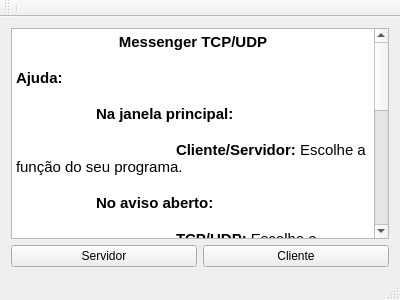
<?xml version="1.0" encoding="UTF-8"?>
<ui version="4.0">
 <class>MainWindow</class>
 <widget class="QMainWindow" name="MainWindow">
  <property name="geometry">
   <rect>
    <x>0</x>
    <y>0</y>
    <width>400</width>
    <height>300</height>
   </rect>
  </property>
  <property name="windowTitle">
   <string>MainWindow</string>
  </property>
  <widget class="QWidget" name="centralWidget">
   <layout class="QVBoxLayout" name="verticalLayout">
    <item>
     <widget class="QTextBrowser" name="textBrowser">
      <property name="html">
       <string>&lt;!DOCTYPE HTML PUBLIC &quot;-//W3C//DTD HTML 4.0//EN&quot; &quot;http://www.w3.org/TR/REC-html40/strict.dtd&quot;&gt;
&lt;html&gt;&lt;head&gt;&lt;meta name=&quot;qrichtext&quot; content=&quot;1&quot; /&gt;&lt;style type=&quot;text/css&quot;&gt;
p, li { white-space: pre-wrap; }
&lt;/style&gt;&lt;/head&gt;&lt;body style=&quot; font-family:'Ubuntu'; font-size:11pt; font-weight:400; font-style:normal;&quot;&gt;
&lt;p align=&quot;center&quot; style=&quot; margin-top:0px; margin-bottom:0px; margin-left:0px; margin-right:0px; -qt-block-indent:0; text-indent:0px;&quot;&gt;&lt;span style=&quot; font-weight:600;&quot;&gt;Messenger TCP/UDP&lt;/span&gt;&lt;/p&gt;
&lt;p style=&quot;-qt-paragraph-type:empty; margin-top:0px; margin-bottom:0px; margin-left:0px; margin-right:0px; -qt-block-indent:0; text-indent:0px; font-weight:600;&quot;&gt;&lt;br /&gt;&lt;/p&gt;
&lt;p style=&quot; margin-top:0px; margin-bottom:0px; margin-left:0px; margin-right:0px; -qt-block-indent:0; text-indent:0px;&quot;&gt;&lt;span style=&quot; font-weight:600;&quot;&gt;Ajuda:&lt;/span&gt;&lt;/p&gt;
&lt;p style=&quot;-qt-paragraph-type:empty; margin-top:0px; margin-bottom:0px; margin-left:0px; margin-right:0px; -qt-block-indent:0; text-indent:0px; font-weight:600;&quot;&gt;&lt;br /&gt;&lt;/p&gt;
&lt;p style=&quot; margin-top:0px; margin-bottom:0px; margin-left:0px; margin-right:0px; -qt-block-indent:0; text-indent:0px;&quot;&gt;&lt;span style=&quot; font-weight:600;&quot;&gt;	Na janela principal:&lt;/span&gt;&lt;/p&gt;
&lt;p style=&quot;-qt-paragraph-type:empty; margin-top:0px; margin-bottom:0px; margin-left:0px; margin-right:0px; -qt-block-indent:0; text-indent:0px; font-weight:600;&quot;&gt;&lt;br /&gt;&lt;/p&gt;
&lt;p style=&quot; margin-top:0px; margin-bottom:0px; margin-left:0px; margin-right:0px; -qt-block-indent:0; text-indent:0px;&quot;&gt;&lt;span style=&quot; font-weight:600;&quot;&gt;		Cliente/Servidor: &lt;/span&gt;Escolhe a função do seu programa.&lt;/p&gt;
&lt;p style=&quot;-qt-paragraph-type:empty; margin-top:0px; margin-bottom:0px; margin-left:0px; margin-right:0px; -qt-block-indent:0; text-indent:0px;&quot;&gt;&lt;br /&gt;&lt;/p&gt;
&lt;p style=&quot; margin-top:0px; margin-bottom:0px; margin-left:0px; margin-right:0px; -qt-block-indent:0; text-indent:0px;&quot;&gt;&lt;span style=&quot; font-weight:600;&quot;&gt;	No aviso aberto: &lt;/span&gt;&lt;/p&gt;
&lt;p style=&quot;-qt-paragraph-type:empty; margin-top:0px; margin-bottom:0px; margin-left:0px; margin-right:0px; -qt-block-indent:0; text-indent:0px; font-weight:600;&quot;&gt;&lt;br /&gt;&lt;/p&gt;
&lt;p style=&quot; margin-top:0px; margin-bottom:0px; margin-left:0px; margin-right:0px; -qt-block-indent:0; text-indent:0px;&quot;&gt;&lt;span style=&quot; font-weight:600;&quot;&gt;		TCP/UDP: &lt;/span&gt;Escolhe o protocolo de envio/recepção necessário.&lt;/p&gt;
&lt;p style=&quot;-qt-paragraph-type:empty; margin-top:0px; margin-bottom:0px; margin-left:0px; margin-right:0px; -qt-block-indent:0; text-indent:0px;&quot;&gt;&lt;br /&gt;&lt;/p&gt;
&lt;p style=&quot; margin-top:0px; margin-bottom:0px; margin-left:0px; margin-right:0px; -qt-block-indent:0; text-indent:0px;&quot;&gt;	&lt;span style=&quot; font-weight:600;&quot;&gt;Na janela do servidor:&lt;/span&gt;&lt;/p&gt;
&lt;p style=&quot;-qt-paragraph-type:empty; margin-top:0px; margin-bottom:0px; margin-left:0px; margin-right:0px; -qt-block-indent:0; text-indent:0px; font-weight:600;&quot;&gt;&lt;br /&gt;&lt;/p&gt;
&lt;p style=&quot; margin-top:0px; margin-bottom:0px; margin-left:0px; margin-right:0px; -qt-block-indent:0; text-indent:0px;&quot;&gt;&lt;span style=&quot; font-weight:600;&quot;&gt;		Conectar: &lt;/span&gt;Conecta no cliente da porta desejada.&lt;/p&gt;
&lt;p style=&quot;-qt-paragraph-type:empty; margin-top:0px; margin-bottom:0px; margin-left:0px; margin-right:0px; -qt-block-indent:0; text-indent:0px;&quot;&gt;&lt;br /&gt;&lt;/p&gt;
&lt;p style=&quot; margin-top:0px; margin-bottom:0px; margin-left:0px; margin-right:0px; -qt-block-indent:0; text-indent:0px;&quot;&gt;&lt;span style=&quot; font-weight:600;&quot;&gt;		Enviar: &lt;/span&gt;Envia a mensagem desejada.&lt;/p&gt;
&lt;p style=&quot;-qt-paragraph-type:empty; margin-top:0px; margin-bottom:0px; margin-left:0px; margin-right:0px; -qt-block-indent:0; text-indent:0px;&quot;&gt;&lt;br /&gt;&lt;/p&gt;
&lt;p style=&quot; margin-top:0px; margin-bottom:0px; margin-left:0px; margin-right:0px; -qt-block-indent:0; text-indent:0px;&quot;&gt;&lt;span style=&quot; font-weight:600;&quot;&gt;	Na janela do cliente:&lt;/span&gt;&lt;/p&gt;
&lt;p style=&quot; margin-top:0px; margin-bottom:0px; margin-left:0px; margin-right:0px; -qt-block-indent:0; text-indent:0px;&quot;&gt;&lt;span style=&quot; font-weight:600;&quot;&gt;		&lt;/span&gt;&lt;/p&gt;
&lt;p style=&quot; margin-top:0px; margin-bottom:0px; margin-left:0px; margin-right:0px; -qt-block-indent:0; text-indent:0px;&quot;&gt;&lt;span style=&quot; font-weight:600;&quot;&gt;		IP: &lt;/span&gt;Colocar o IP desejado.&lt;/p&gt;
&lt;p style=&quot;-qt-paragraph-type:empty; margin-top:0px; margin-bottom:0px; margin-left:0px; margin-right:0px; -qt-block-indent:0; text-indent:0px;&quot;&gt;&lt;br /&gt;&lt;/p&gt;
&lt;p style=&quot; margin-top:0px; margin-bottom:0px; margin-left:0px; margin-right:0px; -qt-block-indent:0; text-indent:0px;&quot;&gt;		&lt;span style=&quot; font-weight:600;&quot;&gt;Porta: &lt;/span&gt;Colocar a porta desejada.&lt;/p&gt;
&lt;p style=&quot;-qt-paragraph-type:empty; margin-top:0px; margin-bottom:0px; margin-left:0px; margin-right:0px; -qt-block-indent:0; text-indent:0px;&quot;&gt;&lt;br /&gt;&lt;/p&gt;
&lt;p style=&quot; margin-top:0px; margin-bottom:0px; margin-left:0px; margin-right:0px; -qt-block-indent:0; text-indent:0px;&quot;&gt;		&lt;span style=&quot; font-weight:600;&quot;&gt;Conectar: &lt;/span&gt;Conecta no servidor que possui o IP e a Porta informada.&lt;/p&gt;&lt;/body&gt;&lt;/html&gt;</string>
      </property>
     </widget>
    </item>
    <item>
     <layout class="QHBoxLayout" name="horizontalLayout">
      <item>
       <widget class="QPushButton" name="serverButton">
        <property name="text">
         <string>Servidor</string>
        </property>
       </widget>
      </item>
      <item>
       <widget class="QPushButton" name="clientButton">
        <property name="text">
         <string>Cliente</string>
        </property>
       </widget>
      </item>
     </layout>
    </item>
   </layout>
  </widget>
  <widget class="QMenuBar" name="menuBar">
   <property name="geometry">
    <rect>
     <x>0</x>
     <y>0</y>
     <width>400</width>
     <height>22</height>
    </rect>
   </property>
  </widget>
  <widget class="QToolBar" name="mainToolBar">
   <attribute name="toolBarArea">
    <enum>TopToolBarArea</enum>
   </attribute>
   <attribute name="toolBarBreak">
    <bool>false</bool>
   </attribute>
   <addaction name="separator"/>
  </widget>
  <widget class="QStatusBar" name="statusBar"/>
 </widget>
 <layoutdefault spacing="6" margin="11"/>
 <resources/>
 <connections/>
</ui>
